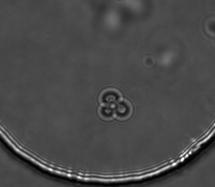
#> input picture frame 15 of VideoData/tileScan2/tileScan2OptZ0.avi, 215 x 187 px, given in place of vidP4C1Z4.avi, which was not available
$ python main.py   (older library calls are emulated)
#> lines starting #> are read from the running program, lines starting #| are printed output that depends on the picture; pictures that were not available may be replaced by others from this repository, and a replacement may not be noted
### UserInterface/videoClass.py
from UserInterface.frameClass import Frame
#from Segmentation.cellInstance import  cellInstance
import cv2
import numpy as np
from Tracking.centroidTracker import CentroidTracker
from UserInterface.getIDImage import getIDImage
from UserInterface.getClassImage import getClassImage
from Tracking.findLineage import findLineage
from Tracking.filterTracking import filterTrackedCells

class Video:
    #variables
    frames = []
    tracker = 0
    numFloFrames = 0
    maxDisappeared = 50
    #Constructor
    def vidCapInit(self,optImgCap,floImgCap):

        self.numZoom = 1
        self.numVidFrames = int(optImgCap.get(cv2.CAP_PROP_FRAME_COUNT))
        self.numFloFrames = int(optImgCap.get(cv2.CAP_PROP_FRAME_COUNT))
        self.tracker = CentroidTracker()

        for i in range(self.numVidFrames):
            print("loading Frame " + str(i))
            #Read Images
            hasFrame,optImg = optImgCap.read()
            hasFrame,floImg = floImgCap.read()
            #Convert Images
            optImg = cv2.cvtColor(optImg, cv2.COLOR_BGR2GRAY)
            floImg = cv2.cvtColor(floImg, cv2.COLOR_BGR2GRAY)

            frame = Frame(optImg,floImg,i)
            self.frames.append(frame)
#> this loop made 7 passes
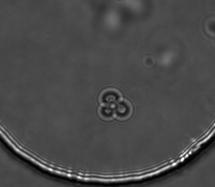
#> input picture frame 15 of VideoData/tileScan2/tileScan2OptZ0.avi, 215 x 187 px, given in place of vidP4C1Z4.avi, which was not available
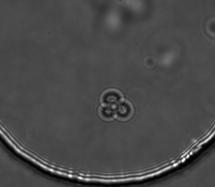
#> input picture frame 16 of VideoData/tileScan2/tileScan2OptZ0.avi, 215 x 187 px, given in place of vidP4C1Z4.avi, which was not available
#> after the loop:
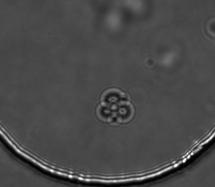
#> optImg: shape (187, 215); min 0, max 255, mean 73.4

    #Init Object With List of mats with frames
    # [40 lines left out: functions matListInit, threeZoomInit, not called in this run]

    #TODO take String that tells what init to use
    #Pre: captureVideo, captureFlo
    #Ret: Video object
    def __init__(self,arg1,arg2 = -1,arg3 = -1,arg4 = -1):
        if(arg2 == -1):
            self.matListInit(arg1)
        elif(arg3 != -1):
            self.threeZoomInit(arg1,arg2,arg3,arg4)
        else:
            self.vidCapInit(arg1,arg2)
        self.xSz = self.frames[0].getUserOptImage().shape[0]
        self.ySz = self.frames[0].getUserOptImage().shape[1]

    #Methods
    def getNumFrmes(self):
        return(len(self.frames))

    #Pre: frameNum nuber of the frame being retrived
    #Ret: Frame of given number
    def getFrame(self,frameNum):
        return(self.frames[frameNum])

    def getTrackedCells(self):
        return(self.trackedCells)

    # [15 lines left out: function runTracking, not called in this run]

    def findLineage(self):
        findLineage(self.trackedCells)

### UserInterface/frameClass.py
from Segmentation.cellInstance import  cellInstance
import cv2
import numpy as np
from Tracking.centroidTracker import CentroidTracker
from Segmentation.OstuBinarizartion import OtsuBinarization
from Segmentation.watershed import  watershed
from Segmentation.cellInstance import  cellInstance
from Segmentation.LaplacianGausian import laplacianGausian
from Segmentation.ThersholdingSegmentation import segementThreshold
from Segmentation.RandomForestSegmentaion import rfSegmentetion
from UserInterface.getInstantSegmentImage import getCellInstImage
from UserInterface.rescaleImageToUser import rescaleImageToUser

class Frame:
    #TODO three zoom Init???

    #variables
    #optImage
    #floImage
    #Constructor
    def __init__(self,optImage,floImage,frameNum=-1):
        #TODO load as gray images
        #variables
        self.optImg = optImage
        self.floImg = floImage
        self.frameNum = frameNum

        self.xSz = self.optImg.shape[0]
        self.ySz = self.optImg.shape[1]

        self.scaling = 1000
        #TODO MAke to factors of scaling

        #TODO
        self.pixelToMiccron = 1000

        self.classFrame = 0
        self.idFrame = 0
#> (the run stopped early here; a loop or call above may not have finished)

$ run again, starting later in the video
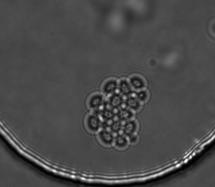
#> input picture frame 70 of VideoData/tileScan2/tileScan2OptZ0.avi, 215 x 187 px, given in place of vidP4C1Z4.avi, which was not available
#> the loop in vidCapInit, `for i in range(self.numVidFrames):` made 7 passes
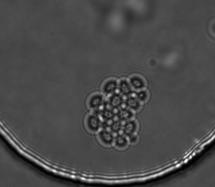
#> input picture frame 70 of VideoData/tileScan2/tileScan2OptZ0.avi, 215 x 187 px, given in place of vidP4C1Z4.avi, which was not available
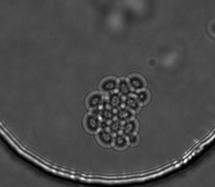
#> input picture frame 71 of VideoData/tileScan2/tileScan2OptZ0.avi, 215 x 187 px, given in place of vidP4C1Z4.avi, which was not available
#> after the loop in vidCapInit, `for i in range(self.numVidFrames):`:
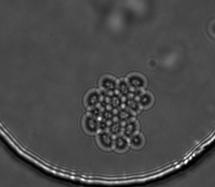
#> optImg: shape (187, 215); min 0, max 255, mean 73.5

$ run again, starting later in the video
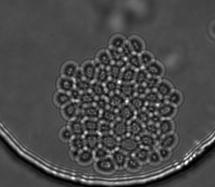
#> input picture frame 125 of VideoData/tileScan2/tileScan2OptZ0.avi, 215 x 187 px, given in place of vidP4C1Z4.avi, which was not available
#> the loop in vidCapInit, `for i in range(self.numVidFrames):` made 7 passes
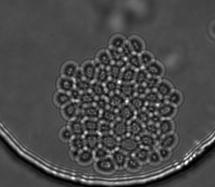
#> input picture frame 125 of VideoData/tileScan2/tileScan2OptZ0.avi, 215 x 187 px, given in place of vidP4C1Z4.avi, which was not available
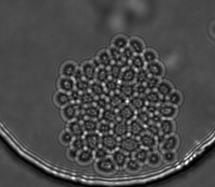
#> input picture frame 126 of VideoData/tileScan2/tileScan2OptZ0.avi, 215 x 187 px, given in place of vidP4C1Z4.avi, which was not available
#> after the loop in vidCapInit, `for i in range(self.numVidFrames):`:
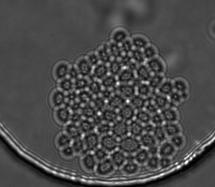
#> optImg: shape (187, 215); min 0, max 255, mean 73.5
